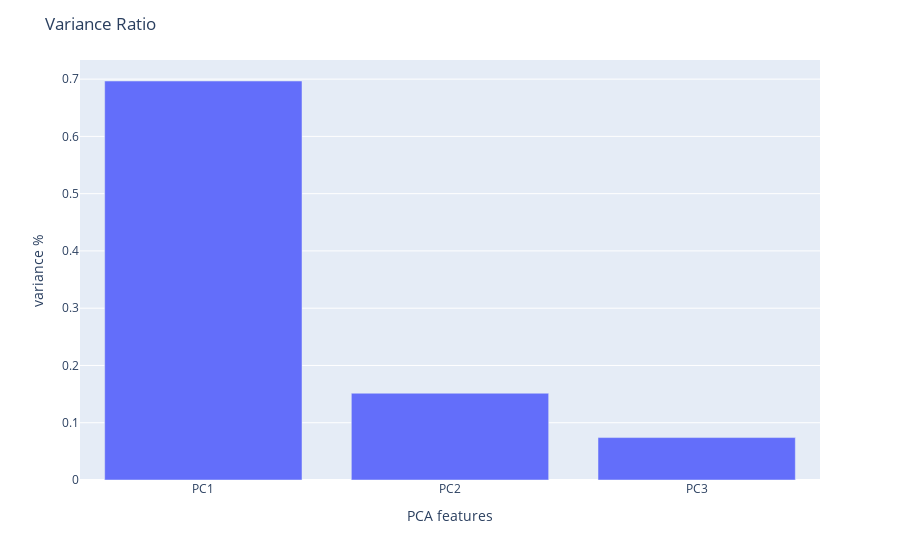

The notebook cell saved with this chart:
### Code cell
from sklearn.preprocessing import StandardScaler
from sklearn.decomposition import PCA

# Função para plotar a relação da variância explicada pelos componentes principais em uma análise PCA
def plot_variance_ratio(explained_variance_ratio, n_components, title):
    """
    Plot the explained variance ratio for each principal component in a PCA analysis.

    Parameters:
    - explained_variance_ratio (array): Array containing the explained variance ratio for each component.
    - n_components (int): Number of principal components.
    - title (str): Title for the plot.

    Returns:
    - None (displays the plot).
    """
    features = [f"PC{i+1}" for i in range(n_components)]

    fig = px.bar(x=features, y=explained_variance_ratio, labels={'x': 'PCA features', 'y': 'variance %'})
    fig.update_layout(
        title=title,
    )
    fig.show()

# Função para analisar os loadings dos componentes principais em uma análise PCA
def analyze_component_loadings(X, n_components):
    """
    Analyze the component loadings in a PCA analysis.

    Parameters:
    - X (DataFrame): Features DataFrame.
    - n_components (int): Number of principal components.

    Returns:
    - component_loadings_df (DataFrame): DataFrame containing the loadings of each feature for each principal component.
    """
    scaler = StandardScaler()
    X_scaled = scaler.fit_transform(X)

    pca = PCA(n_components=n_components)
    pca.fit(X_scaled)

    # Criando nomes descritivos para as colunas
    component_names = [f'PC{i+1}' for i in range(n_components)]

    # Criando DataFrame com os nomes descritivos e usando os nomes das colunas de X como índice
    component_loadings_df = pd.DataFrame(pca.components_, columns=X.columns, index=component_names).T

    return component_loadings_df

# Função para calcular a PCA e retornar os componentes principais e a variância explicada
def calculate_PCA(X, n_components):
    """
    Calculate PCA and return the principal components and explained variance.

    Parameters:
    - X (DataFrame): Features DataFrame.
    - n_components (int): Number of principal components.

    Returns:
    - new_df (DataFrame): DataFrame containing the principal components.
    - explained_variance_ratio (array): Array containing the explained variance ratio for each component.
    """
    scaler = StandardScaler()
    X_scaled = scaler.fit_transform(X)

    pca = PCA(n_components=n_components)
    principal_components = pca.fit_transform(X_scaled)

    new_df = pd.DataFrame(principal_components, columns=[f"PC{i}" for i in range(n_components)])

    explained_variance_ratio = pca.explained_variance_ratio_

    return new_df, explained_variance_ratio

# Função para encontrar o número ótimo de componentes principais para atingir uma variância explicada desejada
def find_optimal_pca_components(X, explained_variance_threshold=0.9):
    """
    Find the optimal number of principal components to achieve a desired explained variance.

    Parameters:
    - X (DataFrame): Features DataFrame.
    - explained_variance_threshold (float): Desired cumulative explained variance.

    Returns:
    - n_components (int): Optimal number of principal components.
    """
    # Normaliza os dados
    scaler = StandardScaler()
    X_scaled = scaler.fit_transform(X)

    # Calcula a PCA
    pca = PCA()
    pca.fit(X_scaled)

    # Calcula a variância explicada cumulativa
    explained_variance = np.cumsum(pca.explained_variance_ratio_)
    
    # Encontra o número de componentes onde a variância explicada ultrapassa o limiar desejado
    n_components = np.argmax(explained_variance >= explained_variance_threshold) + 1

    return n_components

n_components = find_optimal_pca_components(bands)
print(f"O número ótimo de componentes é {n_components}.")

pca_df, explained_variance_ratio = calculate_PCA(bands, n_components)

plot_variance_ratio(explained_variance_ratio, n_components, title="Variance Ratio")

### Figure 1 — Plotly figure (JSON) as saved in the notebook; plotly's stock layout.template omitted (floating-point values rounded to 4 significant figures)
{"data": [{"alignmentgroup": "True", "hovertemplate": "PCA features=%{x}<br>variance %=%{y}<extra></extra>", "legendgroup": "", "marker": {"color": "#636efa", "pattern": {"shape": ""}}, "name": "", "offsetgroup": "", "orientation": "v", "showlegend": false, "textposition": "auto", "type": "bar", "x": ["PC1", "PC2", "PC3"], "xaxis": "x", "y": [0.6967, 0.1515, 0.07409], "yaxis": "y"}], "layout": {"barmode": "relative", "legend": {"tracegroupgap": 0}, "margin": {"t": 60}, "title": {"text": "Variance Ratio"}, "xaxis": {"anchor": "y", "domain": [0, 1], "title": {"text": "PCA features"}}, "yaxis": {"anchor": "x", "domain": [0, 1], "title": {"text": "variance %"}}}}
